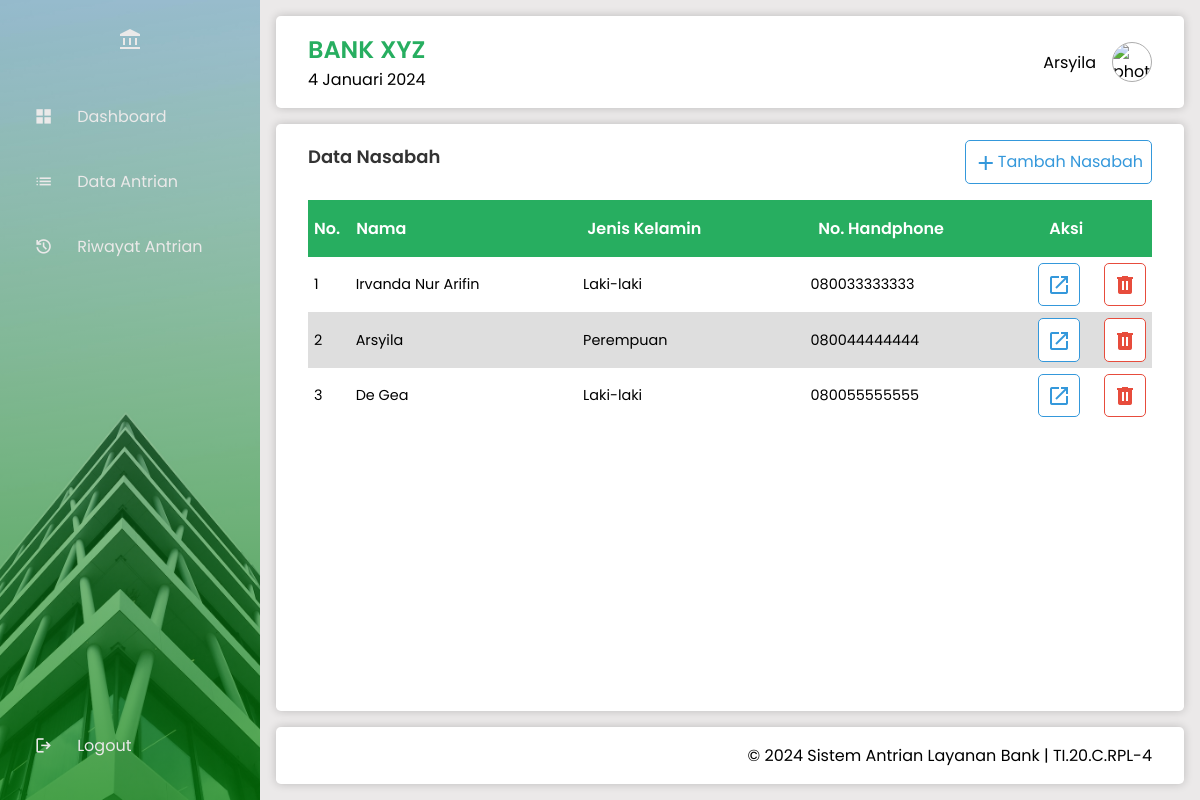
The app's page /data_nasabah/index.php (signed in) with its own data.
### tables this page shows
CREATE TABLE `nasabah` (
  `id_nasabah` int NOT NULL AUTO_INCREMENT,
  `nik` varchar(16) NOT NULL,
  `nama` varchar(60) NOT NULL,
  `jenis_kelamin` enum('laki-laki','perempuan') NOT NULL,
  `tanggal_lahir` date NOT NULL,
  `alamat` varchar(120) NOT NULL,
  `no_hp` varchar(13) NOT NULL,
  `password` varchar(60) NOT NULL,
  `foto` varchar(120) NOT NULL,
  `role` varchar(7) NOT NULL DEFAULT 'nasabah',
  PRIMARY KEY (`id_nasabah`)
);

### data_nasabah/index.php (the view, shortened to what this page needs)
<?php
include '../header.php';
?>
    <main>
        <section class="data-section">
            <div class="data-info">
                <h2 class="data-title">Data Nasabah</h2>
                <button class="btn" onclick="window.location.href='add.php'"><span class="material-symbols-outlined">add</span>Tambah Nasabah</button>
            </div>
            <div class="data-table">
                <table>
                    <thead>
                        <tr class="flex-row">
                            <th class="first-th">No.</th>
                            <th>Nama</th>
                            <th>Jenis Kelamin</th>
                            <th>No. Handphone</th>
                            <th class="last-th">Aksi</th>
                        </tr>
                    </thead>
                    <tbody>
                    <?php
                    $no = 1;
                    $result = mysqli_query($conn, "SELECT * FROM nasabah") or die(mysqli_error($conn));
                    if (mysqli_num_rows($result) > 0) {
                        while ($data = mysqli_fetch_assoc(($result))) { ?>
                        <tr class="flex-row">
                            <td class="first-td"><?= $no++ ?></td>
                            <td><?= ucwords($data['nama']) ?></td>
                            <td><?= ucfirst($data['jenis_kelamin']) ?></td>
                            <td><?= $data['no_hp'] ?></td>
                            <td class="last-td">
                                <div class="btn-group">
                                    <button class="btn" onclick="openModalDetailNasabah(<?= $data['id_nasabah'] ?>)">
                                        <span class="material-symbols-outlined">open_in_new</span>
                                    </button>
                                    <a href="del.php?id=<?= $data['id_nasabah'] ?>" onclick="return confirm('Yakin akan menghapus data?')" class="secondary-btn" role="button" aria-label="Hapus data"><span class="material-symbols-outlined">delete</span></a>
                                </div>
                            </td>
                        </tr>
                        <?php
                        }
                    } else {
                        echo "<tr><td colspan=\"5\" align=\"center\">Data tidak ditemukan.</td></tr>";
                    }
                    ?>
                    </tbody>
                </table>
            </div>
        </section>
    </main>
<?php
include '../footer.php';

### _assets/css/style.css (style rules this page uses)
* { margin: 0; padding: 0; border: 0; font-size: 100%; font: inherit; vertical-align: baseline; box-sizing: border-box; }
html { font-size: 16px; }
html, body, div, span, h1, h2, h3, h4, h5, h6, p, a, img, ul, ol, li, table, tr, th, td, form, input, button { margin: 0; padding: 0; border: 0; font: inherit; vertical-align: baseline; box-sizing: border-box; }
a { text-decoration: none; color: inherit; }
.fade-in { opacity: 1; transition: opacity 0.5s ease-in; }
:root { --primary-color: #2ecc71; --primary-color-2: rgba(0, 255, 21, 0.1); --secondary-color: #27ae60; --accent-color: #3498db; --background-color: #ebe9e9; --light-text-color: #ebe9e9; --text-color: #333; --link-color: #2980b9; --success-color: #16a085; --error-color: #e74c3c; --warning-color: #ff4500; }
.material-symbols-outlined { font-variation-settings: 'FILL' 1, 'wght' 400, 'GRAD' 0, 'opsz' 24 }
body { display: flex; width: 100vw; height: 100vh; font-family: "Poppins", sans-serif; font-size: 1rem; }
h2 { font-size: 1.1rem; font-weight: 600; }
header, main, footer { padding: 1rem 2rem; }
header, main, footer { background-color: #fff; border-radius: .3rem; box-shadow: 0 0 10px rgba(0, 0, 0, 0.2); }
.card-title, .data-title { font-size: 18px; color: #333; margin-bottom: 10px; }
.data-section, .form-section { display: flex; width: 100%; flex-direction: column; gap: 1rem; justify-content: space-between; }
.data-info, .form-info { display: flex; justify-content: space-between; align-items: center; }
.data-table { overflow: auto; width: 100%; max-height: 300px; }
table { width: 100%; border-collapse: collapse; }
tbody { font-size: .9rem; }
th, td { text-align: left; width: 100%; }
th { padding: 16px 6px; font-weight: 600; }
td { padding: 6px; text-align: left; }
.flex-row { display: flex; justify-content: space-between; align-items: center; }
.last-th, .fix-th, .last-td, .fix-td { width: 45%; }
.last-td .btn-group { display: flex; justify-content: space-between; }
.first-th, .first-td { width: 15%; }
tbody tr:nth-child(even) { background-color: #dedede; }
thead { background-color: var(--secondary-color); color: #fff; position: sticky; top: 0; z-index: 1; }
tbody { max-height: 300px; overflow-y: auto; }
.data-table { scrollbar-width: thin; }
.btn, .btn:link, .btn:visited { display: inline-block; padding: 8px; font-size: 16px; text-align: center; text-decoration: none; cursor: pointer; border: 1px solid var(--accent-color); border-radius: 5px; color: var(--accent-color); background-color: #fff; transition: background-color 0.3s, color 0.3s; }
.secondary-btn, .secondary-btn:link, .secondary-btn:visited { display: inline-block; padding: 8px; font-size: 16px; text-align: center; text-decoration: none; cursor: pointer; border: 1px solid var(--error-color); border-radius: 5px; color: var(--error-color); background-color: #fff; transition: background-color 0.3s, color 0.3s; }
.material-symbols-outlined { font-size: 24px; vertical-align: middle; }
.btn-group { display: flex; gap: 1.5rem; }

### records on screen
nasabah: nama "Irvanda Nur Arifin", jenis_kelamin "Laki-laki", no_hp "080033333333"
nasabah: nama "Arsyila", jenis_kelamin "Perempuan", no_hp "080044444444"
nasabah: nama "De Gea", jenis_kelamin "Laki-laki", no_hp "080055555555"

### other values on screen
tanggalIndonesia() "4 Januari 2024"
$_SESSION['user_nama'] "Arsyila"
